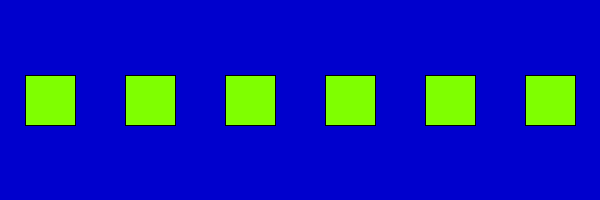
Frame 1 (no input)
Frame 60 (the mouse pressed at the canvas centre just before this capture): identical to frame 1, image omitted
Frame 120 (the mouse held since frame 60 and released just before this capture): identical to frame 1, image omitted

The Processing sketch that drew this single still picture (run headless with seeded random() and noise(); from frame 60 on, the mouse is pressed at the canvas centre):

// Processing sketch: day_19
// ── day_19.pde
//Array of buttons
Button[] buttons = new Button[9];

void setup(){
  size(600,200);
  for(int i = 0;i< buttons.length;i++){
    buttons[i] = new Button(i*100+25,height/2-25, 50, 50);
  }
}
void draw(){
  background(0,0,205);
  for(int i=0;i<buttons.length;i++){
    buttons[i].display();
  }
}
void mousePressed(){
  for(int i=0;i<buttons.length;i++){
    buttons[i].click(mouseX,mouseY);
}
}
// ── Button.pde
class Button {
  //Bitton size and location
  float x;
  float y;
  float w;
  float h;
  //Is the button on or off?
  boolean on;
  
  //Constructor that initializes all variables
  Button(float x_,float y_, float w_, float h_){
    x = x_;
    y = y_;
    w = w_;
    h = h_;
    on = false; //buttons starts as off!
  }
  void click(int mx, int my){
    //is our point inside the rectangle
    if(mx > x && mx < x+w && my > y && my < y+h){
      on = !on;
    }
  }
  //Draw the rectangle/button
  void display(){
    rectMode(CORNER);
    stroke(0);
    if (on){
      fill(0,0,255);
    }else{
      fill(127,255,0);
    }
   rect(x,y,w,h);
  }
}

   
    
